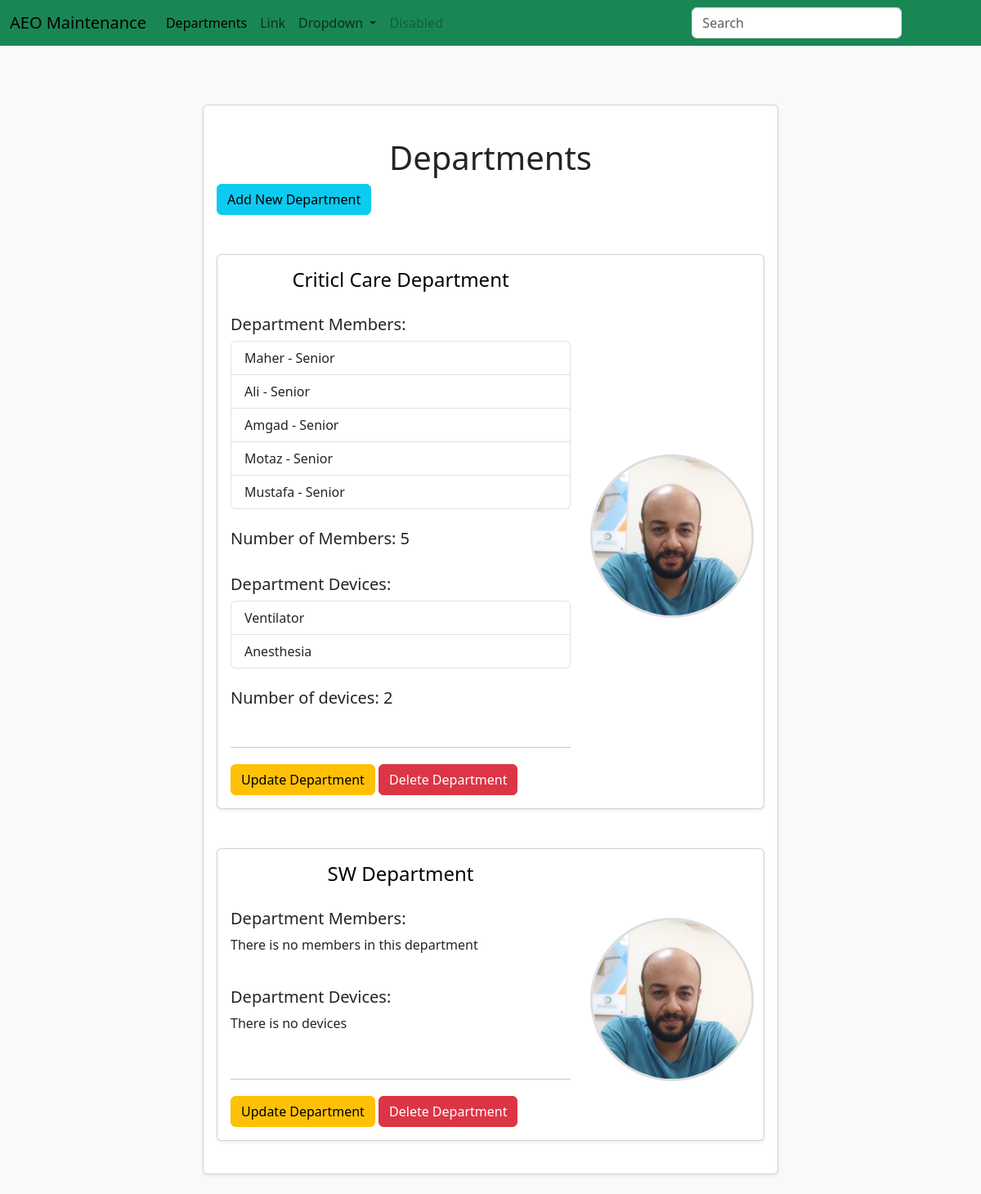
Screenshot of /departments/ with the database file from the repository.
### maintenance_system/models.py (models this page shows, shortened)
class Department(db.Model):
	id = db.Column(db.Integer, primary_key=True)
	name = db.Column(db.String(80), unique=True)
	members = db.relationship('User', backref='department', lazy=True)
	devices = db.relationship('Device', backref='department', lazy=True)

class User(db.Model):
	id = db.Column(db.Integer, primary_key=True)
	username = db.Column(db.String(80), unique=True)
	email = db.Column(db.String(120), unique=True)
	password = db.Column(db.String(120))
	rank = db.Column(db.String(120), default="Junior")
	profile_pic = db.Column(db.String(120), default="default.jpg")
	department_id = db.Column(db.Integer, db.ForeignKey('department.id'))
	machines = db.relationship('Machine', backref='user', lazy=True)
	hospitals = db.relationship('Hospital', secondary='user_hospital', backref='users', lazy='dynamic')

class Device(db.Model):
	id = db.Column(db.Integer, primary_key=True)
	name = db.Column(db.String(80), unique=True)
	department_id = db.Column(db.Integer, db.ForeignKey('department.id'))
	models = db.relationship('Model', backref='device', lazy=True)

### maintenance_system/routes.py (the view)
@app.route('/departments/', methods=['GET', 'POST'])
def departments():
	form = DepartmentForm()
	departments = Department.query.all()
	return render_template('departments.html', departments=departments, form=form)

### maintenance_system/forms.py (shortened to what this page needs)
class DepartmentForm(FlaskForm):
	name = StringField('Department Name', validators=[DataRequired(), Length(min=2, max=20)])
	submit = SubmitField('Add')

### maintenance_system/Templates/departments.html (shortened to what this page needs)
{% extends "layout.html"%}
{% block content %}
<div class="row justify-content-center">
	<div class="col-lg-8 mt-4 mb-4">
		<div class="card p-3 shadow-sm">
			<div class="row">
				<div class="col-md-8 col-lg-12 mt-4 mb-4">
					<h1 class="text-center">Departments</h1>
					<button type="button" class="btn btn-info btn-md" data-bs-toggle="modal"
						data-bs-target="#addDepartment">Add
						New Department</button>
				</div>
				{% for department in departments %}
				<div class="col-md-8 col-lg-12 mt-4 mb-4">
					<div class="card p-3 shadow-sm">
						<div class="row align-items-center">
							<div class="col-lg-8 col-12">
								<a href="{{ url_for('devices', department_id = department.id)}}" class="anchor-custom">
									<h4 class="mb-1 text-center">{{department.name}} Department</h4>
								</a>
								<br>
								<h5>Department Members: </h5>
								{% if department.members%}
								<div class="list-group">
									{% for member in department.members%}
									<a href="{{ url_for('user', id = member.id)}}"
										class="list-group-item list-group-item-action">{{ member.username }} - {{
										member.rank }}</a>
									{% endfor%}
								</div>
								<br>
								<h5>Number of Members: {{ department.members|length }}</h5>
								{% else %}
								<p> There is no members in this department</p>
								{% endif %}
								<br>
								<h5>Department Devices: </h5>
								{% if department.devices%}
								<div class="list-group">
									{% for device in department.devices%}
									<a href=" {{url_for( 'models', device_id=device.id) }}"
										class="list-group-item list-group-item-action">{{
										device.name }}</a>
									{% endfor%}
								</div>
								<br>
								<h5>Number of devices: {{ department.devices|length }}</h5>
								{% else %}
								<p>There is no devices</p>
								{% endif%}
								<br>
								<hr>
								<div>
									<button type="button" class="btn btn-warning btn-custom mt-1" data-bs-toggle="modal"
										data-bs-target="#updateDepartment{{ department.id }}">Update
										Department</button>
									<button type="button" class="btn btn-danger custom-button mt-1"
										data-bs-toggle="modal"
										data-bs-target="#deleteDepartment{{ department.id }}">Delete
										Department </button>
								</div>
							</div>
							<div class="col-lg-4 text-center mt-1">
								<img src="{{ url_for('static', filename='images/profile.jpg')}}" alt="User Photo"
									class="rounded-photo mt-2">
							</div>
						</div>
					</div>
				</div>
				{% endfor %}
			</div>
		</div>
	</div>
</div>
{% endblock%}

### maintenance_system/static/css/style.css (style rules this page uses)
body { background-color: #f8f9fa; }
.rounded-photo { width: 200px; height: 200px; object-fit: cover; border-radius: 50%; border: 3px solid #ddd; }
.anchor-custom { text-decoration: none; color: black; cursor: pointer; transition: color 0.3s ease; }

### rows the page displays
Department: name "Criticl Care", members|length "5", devices|length "2"
User: username "Maher", rank "Senior"
User: username "Ali", rank "Senior"
User: username "Amgad", rank "Senior"
User: username "Motaz", rank "Senior"
User: username "Mustafa", rank "Senior"
Device: name "Ventilator"
Device: name "Anesthesia"
Department: name "SW", shows "There is no members in this department", shows "There is no devices"
